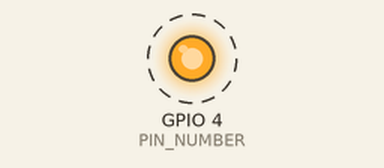
Simulated run of this program. Board: Raspberry Pi (BCM pin numbers). On the bench: output pins drawn as LEDs (lit = HIGH). Dashed ring = blinking. What the program prints to the terminal is not drawn.

Above: at 0.5 s.
Timing chart, 0 to 4.6 s (numbered marks = the images above):
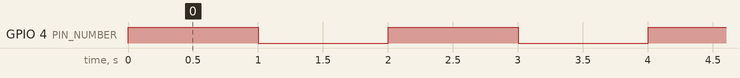

The program:

led-blink.py
```python
import RPi.GPIO as GPIO	 #RaspberryPI GPIO function
from time import sleep   #sleep from time
GPIO.setwarnings(False)  #Disable warning
GPIO.setmode(GPIO.BCM)   #SET BOARD MODE - BOARD/BCM
PIN_NUMBER = 4  #GPIO_PIN on which LED is going to be connected
GPIO.setup(PIN_NUMBER, GPIO.OUT, initial=GPIO.LOW) #last parameter is optional
while True:
	GPIO.output(PIN_NUMBER, GPIO.HIGH) #Signal High
	print("LED is Turn On")
	sleep(1)
	GPIO.output(PIN_NUMBER, GPIO.LOW) #Signal Low
	print("LED is Off")
	sleep(1)
```

Measured:
- by itself, GPIO 4 (PIN_NUMBER): alternates HIGH for 1.0 s and LOW for 1.0 s
